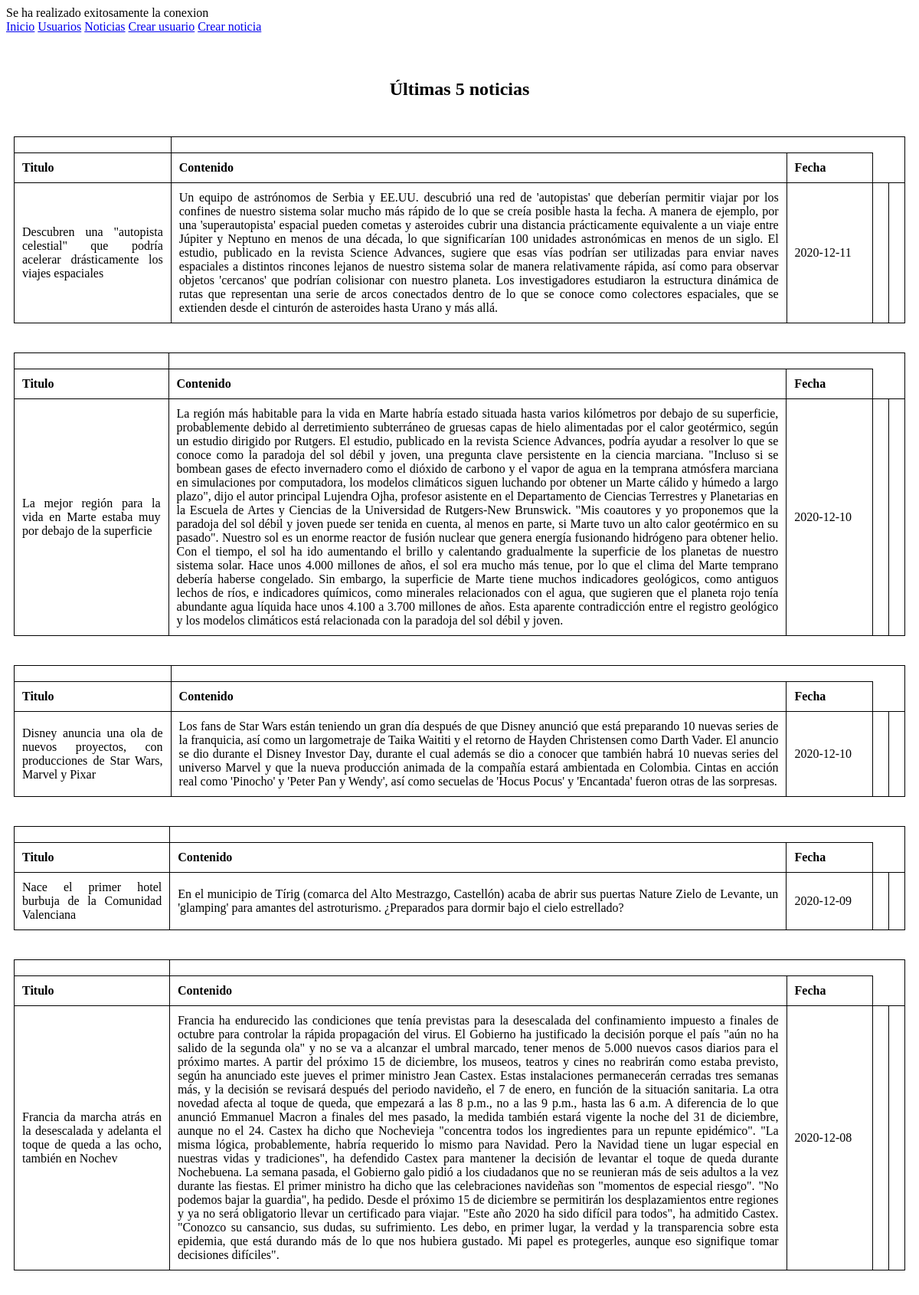
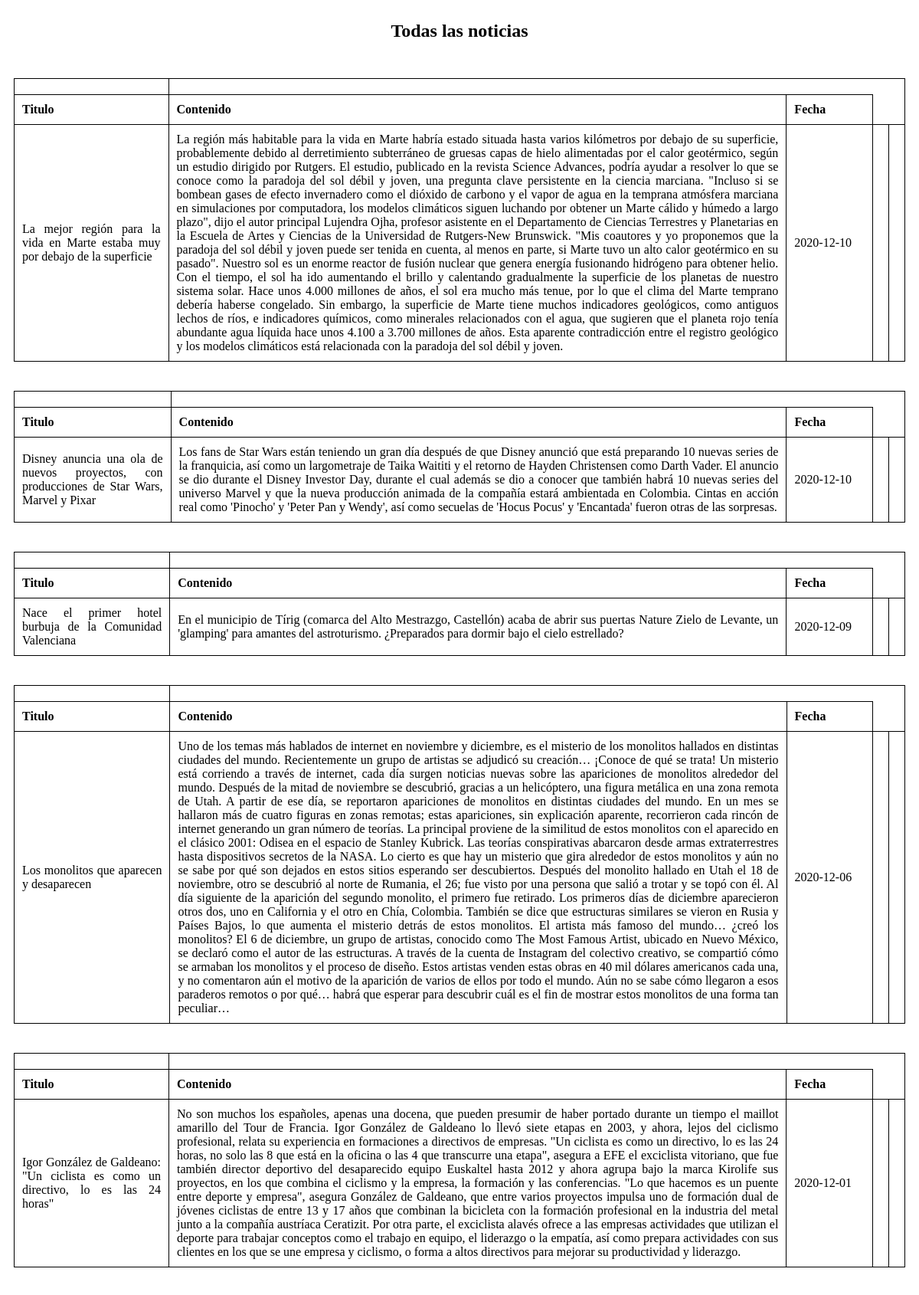
The page / (upper part) on the database its author committed (2 pictures, top to bottom).
### tables this page shows
CREATE TABLE `noticias` (
  `Id` int(45) NOT NULL,
  `Titulo` varchar(100) NOT NULL,
  `Contenido` text NOT NULL,
  `Autor` varchar(100) NOT NULL,
  `Fecha` date NOT NULL,
  `Likes` int(45) NOT NULL
);

### list_news.php (the view, shortened to what this page needs)
<?php
     require ('connection.php');?>
<?php
  $query = $con->prepare("SELECT * FROM noticias ");
   $query->execute();
?>
<h2>Todas las noticias </h2>
<?php
   while($row = $query->fetch()){?>
    <table>
    <tr>
    <td>
      <tr>
      <th> Titulo</th>
      <th> Contenido</th>
      <th> Fecha</th>
      </tr>
      <tr>
        <td width="200"> <?php echo $row ["Titulo"] . '<br>'?> </td>
        <td width="900"> <?php echo $row ["Contenido"] . '<br>'?> </td>
        <td width="100"> <?php echo $row ["Fecha"] . '<br>'?> </td>
        <td></td>
        <br>
        <td></td>
      <?php } ?>
      </tr>
      </table>
      </td>

### header.php (shortened to what this page needs)
<html>
<head>
</head>
<body>
    <nav>
    <a href="body.php">Inicio</a>
    <a href="list_users.php">Usuarios</a>
    <a href="list_news.php">Noticias</a>
    <a href="form_users.php">Crear usuario</a>
    <a href="form_news.php">Crear noticia</a>
    </nav>
</body>
</html>

### body.php (shortened to what this page needs)
<?php
require ('connection.php'); ?>
<?php
  $query = $con->prepare("SELECT * FROM noticias ORDER BY fecha DESC LIMIT 5");
   $query->execute();
 ?>
 <h2>Últimas 5 noticias</h2>
 <?php
 while($row = $query->fetch()){?>
   <table>
   <tr>
   <td>
     <tr>
     <th> Titulo</th>
     <th> Contenido</th>
     <th> Fecha</th>
     </tr>
     <tr>
       <td width="200"> <?php echo $row ["Titulo"] . '<br>'?> </td>
       <td width="900"> <?php echo $row ["Contenido"] . '<br>'?> </td>
       <td width="100"> <?php echo $row ["Fecha"] . '<br>'?> </td>
       <td></td>
       <br>
       <td></td>
     <?php } ?>
     </tr>
     </table>
     </td>

### Index.php (shortened to what this page needs)
<?php
    include ("connection.php");
   require ('header.php');
   require ('body.php');
   require ('list_news.php');
 ?>
<!DOCTYPE html>
<head>
<link href="css/style.css" rel="stylesheet" type="text/css">
</head>
<body>
</body>
</html>

### css/style.css (style rules this page uses)
table, td, th { margin:10px; padding: 10px; border: 1px solid black; }
table { text-align: justify; border-collapse: collapse; }
h2 { margin-top: 5%; text-align: center; }

### rows shown on the page
noticias: Titulo "Descubren una \"autopista celestial\" que podría acelerar drásticamente los viajes espaciales", Contenido "Un equipo de astrónomos de Serbia y EE.UU. descubrió una red de 'autopistas' que deberían permitir viajar por los confines de nuestro sistema solar mucho más rápido de lo que se creía posible hasta la fecha. A manera de ejemplo, por una 'superautopista' espacial pueden cometas y asteroides cubrir una distancia prácticamente equivalente a un viaje entre Júpiter y Neptuno en menos de una década, lo que significarían 100 unidades astronómicas en menos de un siglo. El estudio, publicado en la revista Science Advances, sugiere que esas vías podrían ser utilizadas para enviar naves espaciales a distintos rincones lejanos de nuestro sistema solar de manera relativamente rápida, así como para…", Fecha "2020-12-11"
noticias: Titulo "La mejor región para la vida en Marte estaba muy por debajo de la superficie", Contenido "La región más habitable para la vida en Marte habría estado situada hasta varios kilómetros por debajo de su superficie, probablemente debido al derretimiento subterráneo de gruesas capas de hielo alimentadas por el calor geotérmico, según un estudio dirigido por Rutgers. El estudio, publicado en la revista Science Advances, podría ayudar a resolver lo que se conoce como la paradoja del sol débil y joven, una pregunta clave persistente en la ciencia marciana. \"Incluso si se bombean gases de efecto invernadero como el dióxido de carbono y el vapor de agua en la temprana atmósfera marciana en simulaciones por computadora, los modelos climáticos siguen luchando por obtener un Marte cálido y…", Fecha "2020-12-10"
noticias: Titulo "Disney anuncia una ola de nuevos proyectos, con producciones de Star Wars, Marvel y Pixar", Contenido "Los fans de Star Wars están teniendo un gran día después de que Disney anunció que está preparando 10 nuevas series de la franquicia, así como un largometraje de Taika Waititi y el retorno de Hayden Christensen como Darth Vader. El anuncio se dio durante el Disney Investor Day, durante el cual además se dio a conocer que también habrá 10 nuevas series del universo Marvel y que la nueva producción animada de la compañía estará ambientada en Colombia. Cintas en acción real como 'Pinocho' y 'Peter Pan y Wendy', así como secuelas de 'Hocus Pocus' y 'Encantada' fueron otras de las sorpresas.", Fecha "2020-12-10"
noticias: Titulo "Nace el primer hotel burbuja de la Comunidad Valenciana", Contenido "En el municipio de Tírig (comarca del Alto Mestrazgo, Castellón) acaba de abrir sus puertas Nature Zielo de Levante, un 'glamping' para amantes del astroturismo. ¿Preparados para dormir bajo el cielo estrellado?", Fecha "2020-12-09"
noticias: Titulo "Francia da marcha atrás en la desescalada y adelanta el toque de queda a las ocho, también en Nochev", Contenido "Francia ha endurecido las condiciones que tenía previstas para la desescalada del confinamiento impuesto a finales de octubre para controlar la rápida propagación del virus. El Gobierno ha justificado la decisión porque el país \"aún no ha salido de la segunda ola\" y no se va a alcanzar el umbral marcado, tener menos de 5.000 nuevos casos diarios para el próximo martes. A partir del próximo 15 de diciembre, los museos, teatros y cines no reabrirán como estaba previsto, según ha anunciado este jueves el primer ministro Jean Castex. Estas instalaciones permanecerán cerradas tres semanas más, y la decisión se revisará después del periodo navideño, el 7 de enero, en función de la situación…", Fecha "2020-12-08"
noticias: Titulo "Los monolitos que aparecen y desaparecen", Contenido "Uno de los temas más hablados de internet en noviembre y diciembre, es el misterio de los monolitos hallados en distintas ciudades del mundo. Recientemente un grupo de artistas se adjudicó su creación… ¡Conoce de qué se trata! Un misterio está corriendo a través de internet, cada día surgen noticias nuevas sobre las apariciones de monolitos alrededor del mundo. Después de la mitad de noviembre se descubrió, gracias a un helicóptero, una figura metálica en una zona remota de Utah. A partir de ese día, se reportaron apariciones de monolitos en distintas ciudades del mundo. En un mes se hallaron más de cuatro figuras en zonas remotas; estas apariciones, sin explicación aparente, recorrieron…", Fecha "2020-12-06"
noticias: Titulo "Igor González de Galdeano: \"Un ciclista es como un directivo, lo es las 24 horas\"", Contenido "No son muchos los españoles, apenas una docena, que pueden presumir de haber portado durante un tiempo el maillot amarillo del Tour de Francia. Igor González de Galdeano lo llevó siete etapas en 2003, y ahora, lejos del ciclismo profesional, relata su experiencia en formaciones a directivos de empresas. \"Un ciclista es como un directivo, lo es las 24 horas, no solo las 8 que está en la oficina o las 4 que transcurre una etapa\", asegura a EFE el exciclista vitoriano, que fue también director deportivo del desaparecido equipo Euskaltel hasta 2012 y ahora agrupa bajo la marca Kirolife sus proyectos, en los que combina el ciclismo y la empresa, la formación y las conferencias. \"Lo que hacemos…", Fecha "2020-12-01"
